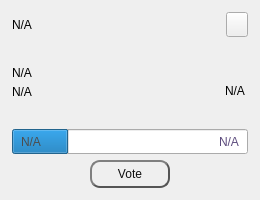
<?xml version="1.0" encoding="UTF-8"?>
<ui version="4.0">
 <class>ProposalCard</class>
 <widget class="QWidget" name="ProposalCard">
  <property name="geometry">
   <rect>
    <x>0</x>
    <y>0</y>
    <width>260</width>
    <height>200</height>
   </rect>
  </property>
  <property name="sizePolicy">
   <sizepolicy hsizetype="MinimumExpanding" vsizetype="MinimumExpanding">
    <horstretch>0</horstretch>
    <verstretch>0</verstretch>
   </sizepolicy>
  </property>
  <property name="minimumSize">
   <size>
    <width>260</width>
    <height>200</height>
   </size>
  </property>
  <property name="maximumSize">
   <size>
    <width>330</width>
    <height>200</height>
   </size>
  </property>
  <layout class="QVBoxLayout" name="verticalLayout_1">
   <property name="spacing">
    <number>0</number>
   </property>
   <property name="leftMargin">
    <number>0</number>
   </property>
   <property name="topMargin">
    <number>0</number>
   </property>
   <property name="rightMargin">
    <number>0</number>
   </property>
   <property name="bottomMargin">
    <number>0</number>
   </property>
   <item>
    <widget class="QWidget" name="card" native="true">
     <property name="sizePolicy">
      <sizepolicy hsizetype="Preferred" vsizetype="Minimum">
       <horstretch>0</horstretch>
       <verstretch>0</verstretch>
      </sizepolicy>
     </property>
     <property name="minimumSize">
      <size>
       <width>0</width>
       <height>200</height>
      </size>
     </property>
     <property name="styleSheet">
      <string notr="true"/>
     </property>
     <layout class="QVBoxLayout" name="verticalLayout_2" stretch="4,4,2,4">
      <property name="leftMargin">
       <number>12</number>
      </property>
      <property name="topMargin">
       <number>12</number>
      </property>
      <property name="rightMargin">
       <number>12</number>
      </property>
      <property name="bottomMargin">
       <number>12</number>
      </property>
      <item>
       <layout class="QHBoxLayout" name="horizontalLayout_1">
        <property name="spacing">
         <number>0</number>
        </property>
        <item>
         <widget class="QLabel" name="labelPropName">
          <property name="text">
           <string notr="true">N/A</string>
          </property>
         </widget>
        </item>
        <item>
         <spacer name="horizontalSpacer_1">
          <property name="orientation">
           <enum>Qt::Horizontal</enum>
          </property>
          <property name="sizeHint" stdset="0">
           <size>
            <width>40</width>
            <height>20</height>
           </size>
          </property>
         </spacer>
        </item>
        <item>
         <widget class="QPushButton" name="btnLink">
          <property name="sizePolicy">
           <sizepolicy hsizetype="Fixed" vsizetype="Fixed">
            <horstretch>0</horstretch>
            <verstretch>0</verstretch>
           </sizepolicy>
          </property>
          <property name="maximumSize">
           <size>
            <width>22</width>
            <height>25</height>
           </size>
          </property>
          <property name="cursor">
           <cursorShape>PointingHandCursor</cursorShape>
          </property>
          <property name="focusPolicy">
           <enum>Qt::NoFocus</enum>
          </property>
          <property name="text">
           <string/>
          </property>
         </widget>
        </item>
       </layout>
      </item>
      <item>
       <widget class="QWidget" name="widget" native="true">
        <layout class="QHBoxLayout" name="horizontalLayout_2">
         <property name="spacing">
          <number>0</number>
         </property>
         <property name="leftMargin">
          <number>0</number>
         </property>
         <property name="topMargin">
          <number>0</number>
         </property>
         <property name="rightMargin">
          <number>0</number>
         </property>
         <property name="bottomMargin">
          <number>0</number>
         </property>
         <item>
          <widget class="QWidget" name="containerAmount" native="true">
           <property name="sizePolicy">
            <sizepolicy hsizetype="Preferred" vsizetype="Fixed">
             <horstretch>0</horstretch>
             <verstretch>0</verstretch>
            </sizepolicy>
           </property>
           <layout class="QVBoxLayout" name="verticalLayout_3">
            <property name="spacing">
             <number>5</number>
            </property>
            <property name="sizeConstraint">
             <enum>QLayout::SetMinimumSize</enum>
            </property>
            <property name="leftMargin">
             <number>0</number>
            </property>
            <property name="topMargin">
             <number>0</number>
            </property>
            <property name="rightMargin">
             <number>0</number>
            </property>
            <property name="bottomMargin">
             <number>0</number>
            </property>
            <item alignment="Qt::AlignBottom">
             <widget class="QLabel" name="labelPropAmount">
              <property name="text">
               <string notr="true">N/A</string>
              </property>
             </widget>
            </item>
            <item>
             <widget class="QLabel" name="labelPropMonths">
              <property name="text">
               <string notr="true">N/A</string>
              </property>
             </widget>
            </item>
           </layout>
          </widget>
         </item>
         <item>
          <spacer name="horizontalSpacer_2">
           <property name="orientation">
            <enum>Qt::Horizontal</enum>
           </property>
           <property name="sizeHint" stdset="0">
            <size>
             <width>40</width>
             <height>20</height>
            </size>
           </property>
          </spacer>
         </item>
         <item alignment="Qt::AlignVCenter">
          <widget class="QLabel" name="labelStatus">
           <property name="styleSheet">
            <string notr="true">margin-top:16;</string>
           </property>
           <property name="text">
            <string notr="true">N/A</string>
           </property>
          </widget>
         </item>
        </layout>
       </widget>
      </item>
      <item>
       <widget class="QWidget" name="containerVotes" native="true">
        <property name="sizePolicy">
         <sizepolicy hsizetype="Preferred" vsizetype="Fixed">
          <horstretch>0</horstretch>
          <verstretch>0</verstretch>
         </sizepolicy>
        </property>
        <layout class="QGridLayout" name="gridLayout">
         <property name="leftMargin">
          <number>0</number>
         </property>
         <property name="topMargin">
          <number>0</number>
         </property>
         <property name="rightMargin">
          <number>0</number>
         </property>
         <property name="bottomMargin">
          <number>0</number>
         </property>
         <property name="spacing">
          <number>0</number>
         </property>
         <item row="0" column="0">
          <widget class="QProgressBar" name="votesBar">
           <property name="sizePolicy">
            <sizepolicy hsizetype="Expanding" vsizetype="Expanding">
             <horstretch>0</horstretch>
             <verstretch>0</verstretch>
            </sizepolicy>
           </property>
           <property name="minimumSize">
            <size>
             <width>0</width>
             <height>25</height>
            </size>
           </property>
           <property name="font">
            <font>
             <stylestrategy>NoAntialias</stylestrategy>
            </font>
           </property>
           <property name="value">
            <number>24</number>
           </property>
           <property name="textVisible">
            <bool>false</bool>
           </property>
          </widget>
         </item>
         <item row="0" column="0">
          <widget class="QWidget" name="containerText" native="true">
           <property name="minimumSize">
            <size>
             <width>0</width>
             <height>0</height>
            </size>
           </property>
           <layout class="QHBoxLayout" name="horizontalLayout_3">
            <property name="spacing">
             <number>0</number>
            </property>
            <property name="topMargin">
             <number>0</number>
            </property>
            <property name="bottomMargin">
             <number>0</number>
            </property>
            <item>
             <widget class="QLabel" name="labelNo">
              <property name="styleSheet">
               <string notr="true">color:#4D4D4D;</string>
              </property>
              <property name="text">
               <string notr="true">N/A</string>
              </property>
             </widget>
            </item>
            <item>
             <spacer name="horizontalSpacer_3">
              <property name="orientation">
               <enum>Qt::Horizontal</enum>
              </property>
              <property name="sizeHint" stdset="0">
               <size>
                <width>93</width>
                <height>20</height>
               </size>
              </property>
             </spacer>
            </item>
            <item>
             <widget class="QLabel" name="labelYes">
              <property name="styleSheet">
               <string notr="true">color:#5C4B7D;</string>
              </property>
              <property name="text">
               <string notr="true">N/A</string>
              </property>
             </widget>
            </item>
           </layout>
          </widget>
         </item>
        </layout>
       </widget>
      </item>
      <item>
       <layout class="QHBoxLayout" name="horizontalLayout_4">
        <item>
         <spacer name="horizontalSpacer_4">
          <property name="orientation">
           <enum>Qt::Horizontal</enum>
          </property>
          <property name="sizeHint" stdset="0">
           <size>
            <width>40</width>
            <height>20</height>
           </size>
          </property>
         </spacer>
        </item>
        <item>
         <widget class="QPushButton" name="btnVote">
          <property name="minimumSize">
           <size>
            <width>80</width>
            <height>0</height>
           </size>
          </property>
          <property name="focusPolicy">
           <enum>Qt::NoFocus</enum>
          </property>
          <property name="styleSheet">
           <string notr="true">QPushButton {
color: #0F0F0F;
border: 2px solid #555;
border-radius: 10px;
border-style: outset;
background: qradialgradient(
cx: 0.3, cy: -0.4, fx: 0.3, fy: -0.4,
radius: 1.35, stop: 0 #d1d5db, stop: 1 #d1d5db
);
padding: 5px;
}

QPushButton:hover {
background: qradialgradient(
cx: 0.3, cy: -0.4, fx: 0.3, fy: -0.4,
radius: 1.35, stop: 0 #d1d5db, stop: 1 #d1d5db
);
}</string>
          </property>
          <property name="text">
           <string>Vote</string>
          </property>
         </widget>
        </item>
        <item>
         <spacer name="horizontalSpacer_5">
          <property name="orientation">
           <enum>Qt::Horizontal</enum>
          </property>
          <property name="sizeHint" stdset="0">
           <size>
            <width>40</width>
            <height>20</height>
           </size>
          </property>
         </spacer>
        </item>
       </layout>
      </item>
     </layout>
    </widget>
   </item>
  </layout>
 </widget>
 <resources/>
 <connections/>
</ui>
